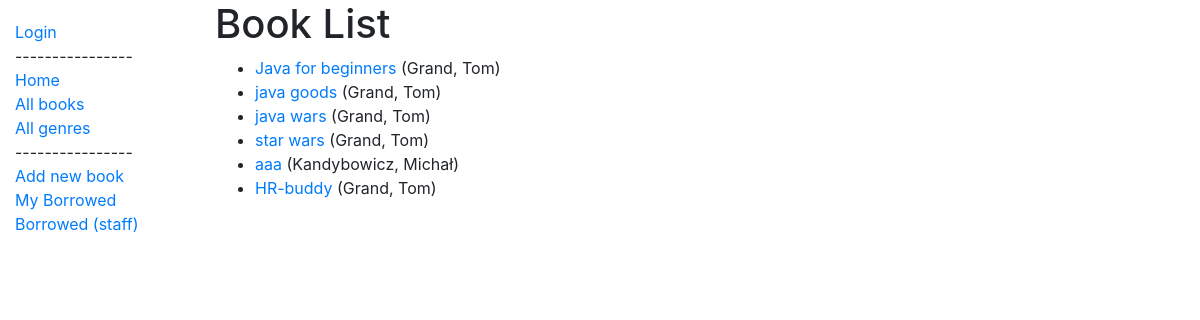
/catalog/books/, run on the app's committed database.
### catalog/models.py (models this page shows, shortened)
class Book(models.Model):
    title = models.CharField(max_length=200)
    author = models.ForeignKey('Author', on_delete=models.SET_NULL, null=True)
    summary = models.TextField(max_length=1000, help_text='Enter a brief description of the book')
    genre = models.ManyToManyField(Genre, help_text='Select a genre for this book')
    def get_absolute_url(self):
        return reverse('book-detail', args=[str(self.id)])
    def display_genre(self):
        """Create a string for the Genre. This is required to display genre in Admin."""
        return ', '.join(genre.name for genre in self.genre.all()[:3])
    display_genre.short_description = 'Genre'

class Author(models.Model):
    first_name = models.CharField(max_length=100)
    last_name = models.CharField(max_length=100)
    date_of_birth = models.DateField(null=True, blank=True)
    date_of_death = models.DateField('Died', null=True, blank=True)
    class Meta:
        ordering = ['last_name', 'first_name']
    def __str__(self):
        return f'{self.last_name}, {self.first_name}'

### catalog/views.py (the view)
# urls.py: path('books/', views.BookListView.as_view(), name='books'),
class BookListView(generic.ListView):
    template_name = "book_list.html"
    model = Book
    def get_context_data(self, **kwargs):
        context = super(BookListView, self).get_context_data(**kwargs)
        context['books_list'] = Book.objects.all()
        return context

### templates/book_list.html
{% extends "base_generic.html" %}
{% block content %}
  <h1>Book List</h1>
  {% if books_list %}
  <ul>
    {% for Book in books_list %}
      <li>
        <a href="{{ Book.get_absolute_url }}">{{ Book.title }}</a> ({{Book.author}})
      </li>
    {% endfor %}
  </ul>
  {% else %}
    <p>There are no books in the library.</p>
  {% endif %}
{% endblock %}

### data on the page
Book: title "Java for beginners", author "Grand, Tom"
Book: title "java goods", author "Grand, Tom"
Book: title "java wars", author "Grand, Tom"
Book: title "star wars", author "Grand, Tom"
Book: title "aaa", author "Kandybowicz, Michał"
Book: title "HR-buddy", author "Grand, Tom"
